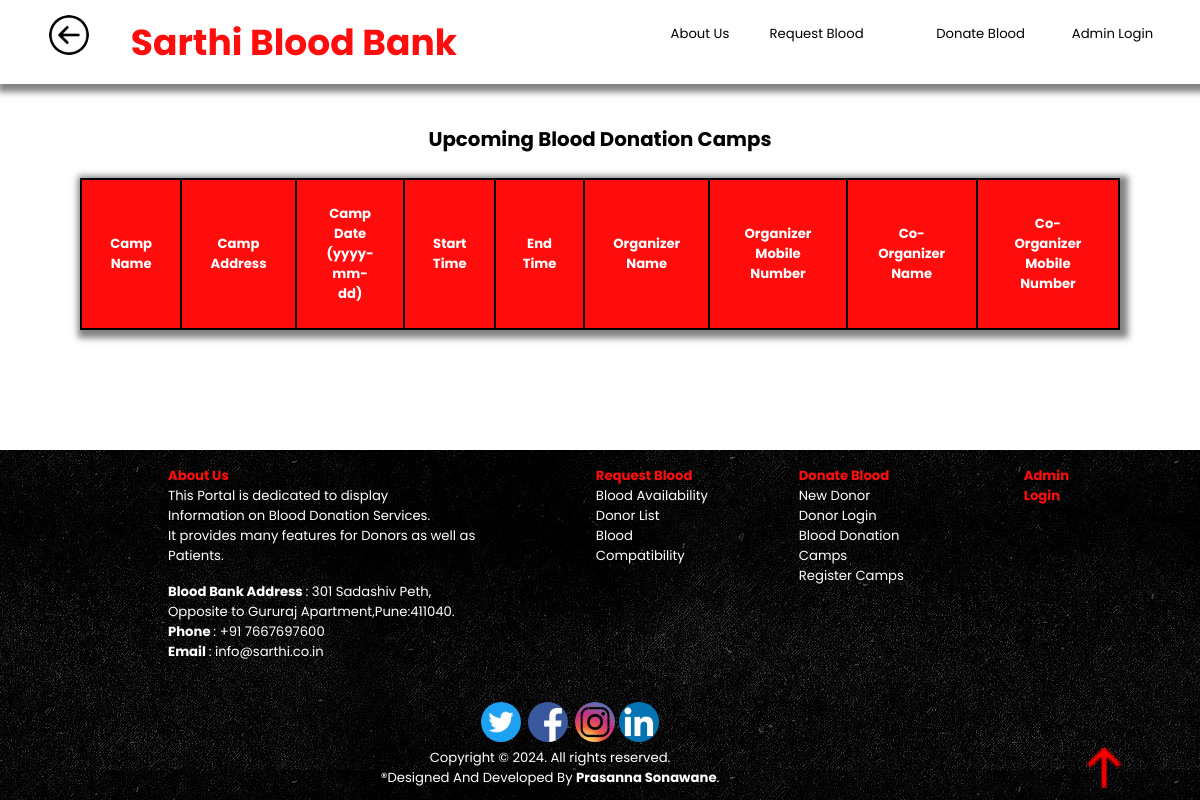
The page /blood_donation_camps.php on the database as committed earlier.
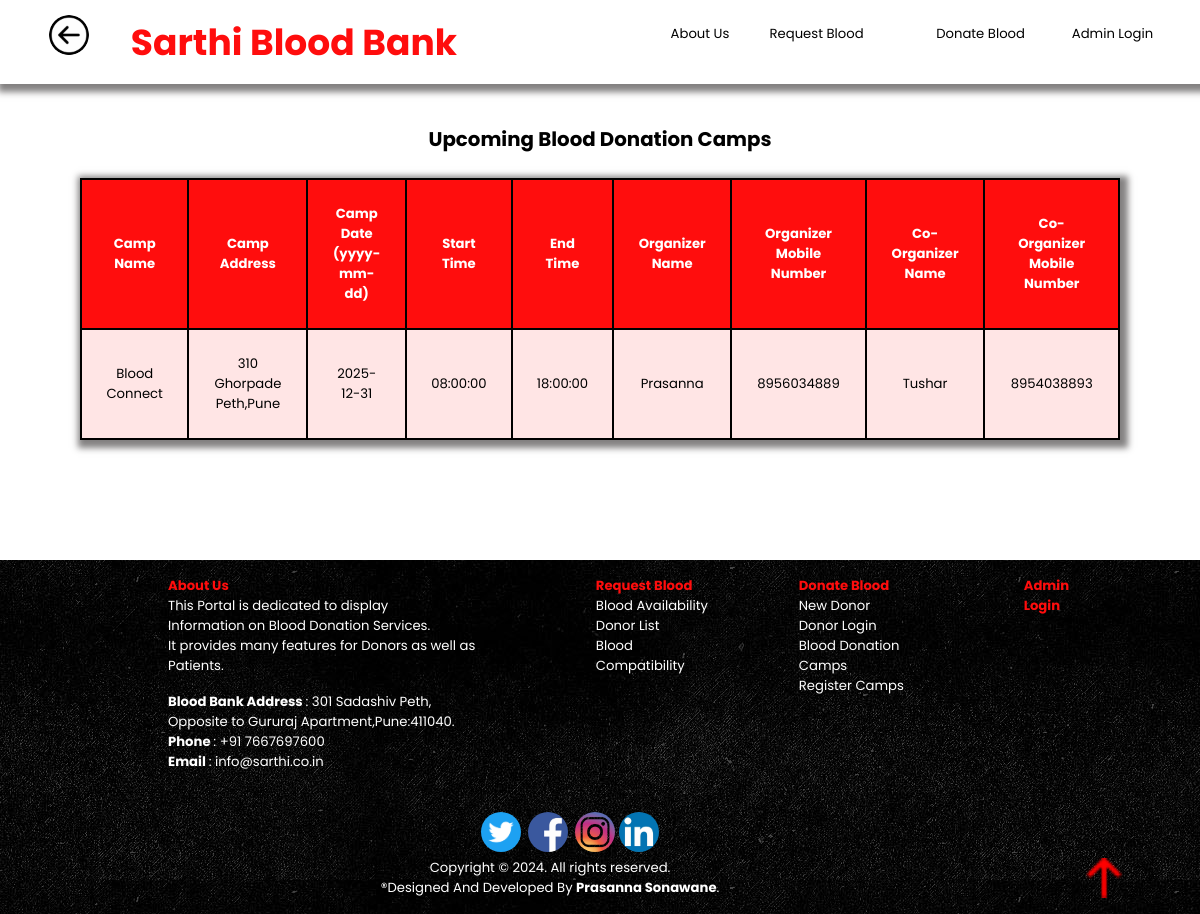
The same page on the database as committed later.
### tables this page shows
CREATE TABLE `camp_details` (`camp_id` INT NOT NULL AUTO_INCREMENT , `camp_name` VARCHAR(100) NOT NULL , `camp_address` TEXT NOT NULL , `camp_date` DATE NOT NULL , `camp_start_time` TIME NOT NULL , `camp_end_time` TIME NOT NULL , `org_name` VARCHAR(100) NOT NULL , `o_name` VARCHAR(100) NOT NULL , `o_mobile_no` DOUBLE NOT NULL , `o_email` VARCHAR(50) NOT NULL , `co_name` VARCHAR(100) NOT NULL , `co_mobile_no` DOUBLE NOT NULL , PRIMARY KEY (`camp_id`));

### blood_donation_camps.php (the view, shortened to what this page needs)
<!DOCTYPE html>
<html lang="en">
    <head>
        <link rel="stylesheet" type="text/css" href="css/style.css">
        <link rel="stylesheet" type="text/css" href="css/tables.css">
        <link rel="stylesheet" type="text/css" href="css/footer.css">
    </head>
    <body>
        <header>
            <?php include 'header.php'; ?>
        </header>
        <main>
            <table id="camp">
                <caption><h2>Upcoming Blood Donation Camps</h2></caption>
                <thead>
                    <tr>
                        <th>Camp Name</th>
                        <th>Camp Address</th>
                        <th>Camp Date<br>(yyyy-mm-dd)</th>
                        <th>Start Time</th>
                        <th>End Time</th>
                        <th>Organizer Name</th>
                        <th>Organizer Mobile Number</th>
                        <th>Co-Organizer Name</th>
                        <th>Co-Organizer Mobile Number</th>
                    </tr>
                </thead>
                <tbody>
                    <?php
                    include 'db_connection.php';
                    try {
                        $date=date('y-m-d');
                        $q = "SELECT * FROM `camp_details` WHERE `camp_date`>='$date' ORDER BY `camp_date`";
                        $res = $conn->query($q);
                        while ($row = $res->fetch()) {
                            echo "
                            <tr>
                                <td>" . $row['camp_name'] . "</td>
                                <td>" . $row['camp_address'] . "</td>
                                <td>" . $row['camp_date'] . "</td>
                                <td>" . $row['camp_start_time'] . "</td>
                                <td>" . $row['camp_end_time'] . "</td>
                                <td>" . $row['o_name'] . "</td>
                                <td>" . $row['o_mobile_no'] . "</td>
                                <td>" . $row['co_name'] . "</td>
                                <td>" . $row['co_mobile_no'] . "</td>
                            </tr>";
                        }
                    } catch (PDOException $e) {
                        echo $e->getMessage();
                    }
                    ?>
                </tbody>
            </table>
        </main>
        <footer>
            <?php include 'footer1.php'; ?>
        </footer>
    </body>
</html>

Rows that differ between the two databases and show on the page:
now on this page (row edited): camp_details: camp_name "Blood Connect", camp_address "310 Ghorpade Peth,Pune", camp_date "2025-12-31", camp_start_time "08:00:00", camp_end_time "18:00:00", o_name "Prasanna", o_mobile_no "8956034889", co_name "Tushar", co_mobile_no "8954038893"
